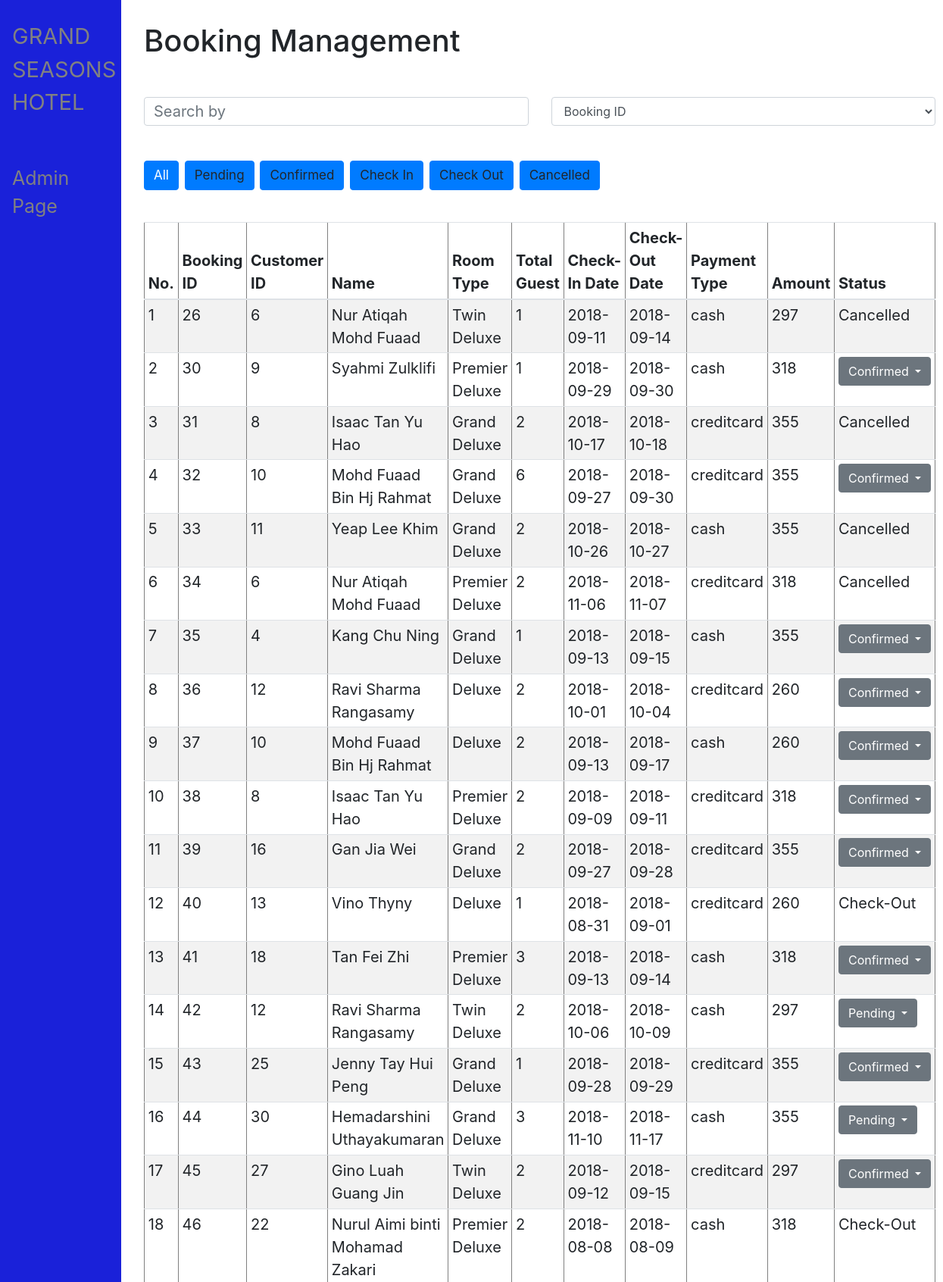
The page /admin/booking/index.php (upper part) on the database its author committed.
### tables this page shows
CREATE TABLE `booking` (
  `booking_id` int(11) NOT NULL,
  `cust_id` int(11) NOT NULL,
  `roomtype` varchar(255) NOT NULL,
  `numofguest` varchar(255) NOT NULL,
  `checkindate` varchar(255) NOT NULL,
  `checkoutdate` varchar(255) NOT NULL,
  `paymenttype` varchar(255) NOT NULL,
  `creditcardno` varchar(255) NOT NULL,
  `cardholdername` varchar(255) NOT NULL,
  `expirydate` varchar(255) NOT NULL,
  `cvc` varchar(255) NOT NULL,
  `amount` varchar(255) NOT NULL,
  `status` varchar(255) NOT NULL DEFAULT 'Pending'
);

CREATE TABLE `customer` (
  `cust_id` int(11) NOT NULL,
  `username` varchar(255) NOT NULL,
  `password` varchar(255) NOT NULL,
  `firstname` varchar(255) NOT NULL,
  `lastname` varchar(255) NOT NULL,
  `gender` varchar(255) NOT NULL,
  `ic` varchar(255) NOT NULL,
  `phone` varchar(255) NOT NULL,
  `email` varchar(255) NOT NULL,
  `address` varchar(255) NOT NULL,
  `postcode` varchar(255) NOT NULL,
  `city` varchar(255) NOT NULL,
  `state` varchar(255) NOT NULL
);

### admin/helper.php (called while the page is built, shortened)
<?php
$CON = mysqli_connect("localhost", "root", "ROOT", "hrsdb");
function get_all_user_booking(){
    global $CON;
    $sql = "SELECT booking.booking_id, customer.cust_id, customer.firstname, customer.lastname, booking.roomtype,
	               booking.numofguest, booking.checkindate, booking.checkoutdate, booking.paymenttype, booking.amount,booking.status
            FROM booking INNER JOIN customer ON customer.cust_id = booking.cust_id
            ORDER BY booking.booking_id ASC";
    $payload = [];
    $retval = mysqli_query($CON, $sql);
    while ($row = mysqli_fetch_array($retval, MYSQLI_ASSOC)) {
        array_push($payload,
            [
                "booking_id" => $row["booking_id"],
				"cust_id" => $row["cust_id"],
                "firstname" => $row["firstname"],
				"lastname" => $row["lastname"],
                "roomtype" => $row["roomtype"],
                "numofguest" => $row["numofguest"],
                "checkindate" => $row["checkindate"],
                "checkoutdate" => $row["checkoutdate"],
				"paymenttype" => $row["paymenttype"],
                "amount" => $row["amount"],
                "status" => $row["status"],
            ]);
    }
    return $payload;
}
?>

### admin/booking/index.php (the view, shortened to what this page needs)
<?php require_once("../helper.php") ?>
<?php
if (empty($_POST)) {
    $book_data = get_all_user_booking();
}
elseif (isset($_POST["change"])) {
    change_book_status((int)$_POST["book_id"], $_POST["change"]);
    $book_data = get_user_booking_condition($_POST["change"]);
}
elseif ($_POST["status"] == "pending") {
    $book_data = get_user_booking_condition("pending");
}
elseif ($_POST["status"] == "check-in") {
    $book_data = get_user_booking_condition("check-in");
}
elseif ($_POST["status"] == "check-out") {
    $book_data = get_user_booking_condition("check-out");
}
elseif ($_POST["status"] == "cancelled") {
    $book_data = get_user_booking_condition("cancelled");
}
elseif ($_POST["status"] == "confirmed") {
    $book_data = get_user_booking_condition("confirmed");
}
?>
<!DOCTYPE html>
<html>
<head>
    <?php require_once("../../static.php") ?>
</head>
<body>
<div class="sidenav">
    <a href="../../home.php" style="font-size:29px">GRAND SEASONS HOTEL</a><br><br>
    <a href="../index.php">Admin Page</a>
</div>
<div class="main">
    <h1>Booking Management</h1>
    <div class="row">
        <div class="col-sm">
            <br><input class="form-control" id="inputSearch" placeholder="Search by" onkeyup="search()"
                       style="font-size:20px">
        </div>
        <div class="col-sm">
            <br>
			<select class="form-control" id="filterBook">
                <option>Booking ID</option>
            </select>
        </div>
    </div>
    <div class="row">
        <div class="col-sm-10">
            <br>
            <a class="btn btn-primary" role="button" href="/HRS/admin/booking/" style="font-size:17px">All</a>
            <a class="btn btn-primary" role="button"
			   onclick="post('/HRS/admin/booking/',{status:'pending'})" style="font-size:17px">Pending</a>
            <a class="btn btn-primary" role="button" onclick="post('/HRS/admin/booking/',{status:'confirmed'})"
               style="font-size:17px">Confirmed</a>
            <a class="btn btn-primary" role="button" onclick="post('/HRS/admin/booking/',{status:'check-in'})"
               style="font-size:17px">Check In</a>
            <a class="btn btn-primary" role="button" onclick="post('/HRS/admin/booking/',{status:'check-out'})"
               style="font-size:17px">Check Out</a>
            <a class="btn btn-primary" role="button" onclick="post('/HRS/admin/booking/',{status:'cancelled'})"
               style="font-size:17px">Cancelled</a>
        </div>
    </div>
    <br>
    <table class="table table-striped table-sm" id="bookTable" border=1px style="font-size:20px">
        <thead>
        <tr>
			<th scope="col">No.</th>
            <th scope="col">Booking ID</th>
            <th scope="col">Customer ID</th>
            <th scope="col">Name</th>
            <th scope="col">Room Type</th>
            <th scope="col">Total Guest</th>
            <th scope="col">Check-In Date</th>
            <th scope="col">Check-Out Date</th>
            <th scope="col">Payment Type</th>
            <th scope="col">Amount</th>
            <th scope="col">Status</th>
        </tr>
        </thead>
        <tbody>
		<?php $bil=1?>
        <?php foreach ($book_data as $item): ?>
            <tr>
				<td><?= $bil ?></td>
                <td><?= $item["booking_id"] ?></td>
                <td><?= $item["cust_id"] ?></td>
                <td><?= $item["firstname"] ?> <?= $item["lastname"] ?></td>
                <td><?= $item["roomtype"] ?></td>
                <td><?= $item["numofguest"] ?></td>
                <td><?= $item["checkindate"] ?></td>
                <td><?= $item["checkoutdate"] ?></td>
                <td><?= $item["paymenttype"] ?></td>
                <td><?= $item["amount"] ?></td>
                <td>
                    <?php if ($item["status"] == "Check-Out" || $item["status"] == "Cancelled"): ?>
                        <?= $item["status"] ?>
                    <?php else: ?>
                        <div class="dropdown">
                            <button class="btn btn-secondary dropdown-toggle" type="button"
                                    id="dropdownMenuButton"
                                    data-toggle="dropdown" aria-haspopup="true" aria-expanded="false">
                                <?= $item["status"] ?>
                            </button>
                        </div>
                    <?php endif; ?>
                </td>
            </tr>
		<?php $bil++?>
        <?php endforeach; ?>
        </tbody>
    </table>
</div>
</body>
</html>

### static/me/style.css (style rules this page uses)
body { font-family: "Lato", sans-serif; }
.sidenav { height: 100%; width: 160px; position: fixed; z-index: 1; top: 0; left: 0; background-color: #1a21d9; overflow-x: hidden; padding-top: 20px; }
.sidenav a { padding: 6px 8px 6px 16px; text-decoration: none; font-size: 25px; color: #818181; display: block; }
.main { margin-left: 180px; font-size: 28px; padding: 0 10px; margin-top: 30px; }

### rows shown on the page
booking: booking_id "26", cust.cust_id "6", cust.firstname "Nur Atiqah", cust.lastname "Mohd Fuaad", roomtype "Twin Deluxe", numofguest "1", checkindate "2018-09-11", checkoutdate "2018-09-14", paymenttype "cash", amount "297", status "Cancelled"
booking: booking_id "30", cust.cust_id "9", cust.firstname "Syahmi", cust.lastname "Zulklifi", roomtype "Premier Deluxe", numofguest "1", checkindate "2018-09-29", checkoutdate "2018-09-30", paymenttype "cash", amount "318", status "Confirmed"
booking: booking_id "31", cust.cust_id "8", cust.firstname "Isaac Tan", cust.lastname "Yu Hao", roomtype "Grand Deluxe", numofguest "2", checkindate "2018-10-17", checkoutdate "2018-10-18", paymenttype "creditcard", amount "355", status "Cancelled"
booking: booking_id "32", cust.cust_id "10", cust.firstname "Mohd Fuaad", cust.lastname "Bin Hj Rahmat", roomtype "Grand Deluxe", numofguest "6", checkindate "2018-09-27", checkoutdate "2018-09-30", paymenttype "creditcard", amount "355", status "Confirmed"
booking: booking_id "33", cust.cust_id "11", cust.firstname "Yeap", cust.lastname "Lee Khim", roomtype "Grand Deluxe", numofguest "2", checkindate "2018-10-26", checkoutdate "2018-10-27", paymenttype "cash", amount "355", status "Cancelled"
booking: booking_id "34", cust.cust_id "6", cust.firstname "Nur Atiqah", cust.lastname "Mohd Fuaad", roomtype "Premier Deluxe", numofguest "2", checkindate "2018-11-06", checkoutdate "2018-11-07", paymenttype "creditcard", amount "318", status "Cancelled"
booking: booking_id "35", cust.cust_id "4", cust.firstname "Kang", cust.lastname "Chu Ning", roomtype "Grand Deluxe", numofguest "1", checkindate "2018-09-13", checkoutdate "2018-09-15", paymenttype "cash", amount "355", status "Confirmed"
booking: booking_id "36", cust.cust_id "12", cust.firstname "Ravi Sharma", cust.lastname "Rangasamy", roomtype "Deluxe", numofguest "2", checkindate "2018-10-01", checkoutdate "2018-10-04", paymenttype "creditcard", amount "260", status "Confirmed"
booking: booking_id "37", cust.cust_id "10", cust.firstname "Mohd Fuaad", cust.lastname "Bin Hj Rahmat", roomtype "Deluxe", numofguest "2", checkindate "2018-09-13", checkoutdate "2018-09-17", paymenttype "cash", amount "260", status "Confirmed"
booking: booking_id "38", cust.cust_id "8", cust.firstname "Isaac Tan", cust.lastname "Yu Hao", roomtype "Premier Deluxe", numofguest "2", checkindate "2018-09-09", checkoutdate "2018-09-11", paymenttype "creditcard", amount "318", status "Confirmed"
booking: booking_id "39", cust.cust_id "16", cust.firstname "Gan", cust.lastname "Jia Wei", roomtype "Grand Deluxe", numofguest "2", checkindate "2018-09-27", checkoutdate "2018-09-28", paymenttype "creditcard", amount "355", status "Confirmed"
booking: booking_id "40", cust.cust_id "13", cust.firstname "Vino", cust.lastname "Thyny", roomtype "Deluxe", numofguest "1", checkindate "2018-08-31", checkoutdate "2018-09-01", paymenttype "creditcard", amount "260", status "Check-Out"
booking: booking_id "41", cust.cust_id "18", cust.firstname "Tan", cust.lastname "Fei Zhi", roomtype "Premier Deluxe", numofguest "3", checkindate "2018-09-13", checkoutdate "2018-09-14", paymenttype "cash", amount "318", status "Confirmed"
booking: booking_id "42", cust.cust_id "12", cust.firstname "Ravi Sharma", cust.lastname "Rangasamy", roomtype "Twin Deluxe", numofguest "2", checkindate "2018-10-06", checkoutdate "2018-10-09", paymenttype "cash", amount "297", status "Pending"
booking: booking_id "43", cust.cust_id "25", cust.firstname "Jenny Tay", cust.lastname "Hui Peng", roomtype "Grand Deluxe", numofguest "1", checkindate "2018-09-28", checkoutdate "2018-09-29", paymenttype "creditcard", amount "355", status "Confirmed"
booking: booking_id "44", cust.cust_id "30", cust.firstname "Hemadarshini", cust.lastname "Uthayakumaran", roomtype "Grand Deluxe", numofguest "3", checkindate "2018-11-10", checkoutdate "2018-11-17", paymenttype "cash", amount "355", status "Pending"
booking: booking_id "45", cust.cust_id "27", cust.firstname "Gino Luah", cust.lastname "Guang Jin", roomtype "Twin Deluxe", numofguest "2", checkindate "2018-09-12", checkoutdate "2018-09-15", paymenttype "creditcard", amount "297", status "Confirmed"
booking: booking_id "46", cust.cust_id "22", cust.firstname "Nurul Aimi", cust.lastname "binti Mohamad Zakari", roomtype "Premier Deluxe", numofguest "2", checkindate "2018-08-08", checkoutdate "2018-08-09", paymenttype "cash", amount "318", status "Check-Out"
